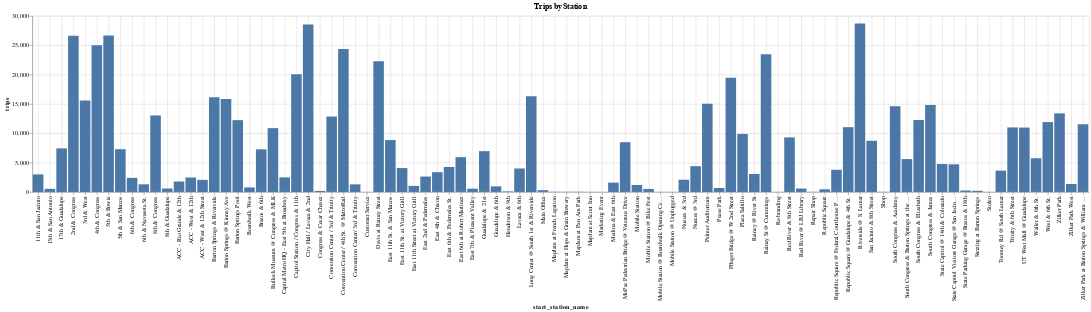

Notebook source saved alongside this figure:
### Markdown cell above
<p style = 'font-size:16px;font-family:Arial'>We can also plot the above result in chart available in SQL kernal.</p>

### Code cell
%chart start_station_name, trips, title="Trips by Station"

### Figure 1 — Vega-Lite specification as saved in the notebook (floating-point values rounded to 4 significant figures)
{"$schema": "https://vega.github.io/schema/vega-lite/v3.json", "data": {"format": {"type": "csv"}, "values": "\"start_station_name\",\"trips\",\"Total Percentage\"\n\"Riverside @ S. Lamar\",\"28695\",\"4.00\"\n\"City Hall / Lavaca & 2nd\",\"28535\",\"4.00\"\n\"5th & Bowie\",\"26669\",\"4.00\"\n\"2nd & Congress\",\"26612\",\"4.00\"\n\"4th & Congress\",\"24972\",\"3.00\"\n\"Convention Center / 4th St. @ MetroRail\",\"24357\",\"3.00\"\n\"Rainey St @ Cummings\",\"23468\",\"3.00\"\n\"Davis at Rainey Street\",\"22273\",\"3.00\"\n\"Capitol Station / Congress & 11th\",\"20056\",\"3.00\"\n\"Pfluger Bridge @ W 2nd Street\",\"19434\",\"2.00\"\n\"Long Center @ South 1st & Riverside\",\"16285\",\"2.00\"\n\"Barton Springs & Riverside\",\"16130\",\"2.00\"\n\"Barton Springs @ Kinney Ave\",\"15816\",\"2.00\"\n\"3rd & West\",\"15576\",\"2.00\"\n\"Palmer Auditorium\",\"15044\",\"2.00\"\n\"South Congress & James\",\"14802\",\"2.00\"\n\"South Congress & Academy\",\"14607\",\"2.00\"\n\"Zilker Park\",\"13390\",\"2.00\"\n\"8th & Congress\",\"13034\",\"2.00\"\n\"Convention Center / 3rd & Trinity\",\"12848\",\"1.00\"\n\"South Congress & Elizabeth\",\"12261\",\"1.00\"\n\"Barton Springs Pool\",\"12232\",\"1.00\"\n\"West & 6th St.\",\"11905\",\"1.00\"\n\"Zilker Park at Barton Springs & William Barton Drive\",\"11534\",\"1.00\"\n\"Republic Square @ Guadalupe & 4th St.\",\"11038\",\"1.00\"\n\"Trinity & 6th Street\",\"10991\",\"1.00\"\n\"UT West Mall @ Guadalupe\",\"10969\",\"1.00\"\n\"Bullock Museum @ Congress & MLK\",\"10869\",\"1.00\"\n\"Plaza Saltillo\",\"9882\",\"1.00\"\n\"Red River & 8th Street\",\"9298\",\"1.00\"\n\"East 11th St. & San Marcos\",\"8837\",\"1.00\"\n\"San Jacinto & 8th Street\",\"8712\",\"1.00\"\n\"MoPac Pedestrian Bridge @ Veterans Drive\",\"8476\",\"1.00\"\n\"17th & Guadalupe\",\"7423\",\"1.00\"\n\"5th & San Marcos\",\"7281\",\"1.00\"\n\"Brazos & 6th\",\"7266\",\"1.00\"\n\"Guadalupe & 21st\",\"6952\",\"1.00\"\n\"East 6th at Robert Martinez\",\"5928\",\".00\"\n\"Waller & 6th St.\",\"5744\",\".00\"\n\"South Congress & Barton Springs at the Austin American-Statesman\",\"5604\",\".00\"\n\"State Capitol @ 14th & Colorado\",\"4756\",\".00\"\n\"State Capitol Visitors Garage @ San Jacinto & 12th\",\"4707\",\".00\"\n\"Nueces @ 3rd\",\"4386\",\".00\"\n\"East 6th & Pedernales St.\",\"4252\",\".00\"\n\"East 11th St. at Victory Grill\",\"4068\",\".00\"\n\"Lavaca & 6th\",\"3998\",\".00\"\n\"Republic Square @ Federal Courthouse Plaza\",\"3777\",\".00\"\n\"Toomey Rd @ South Lamar\",\"3627\",\".00\"\n\"East 4th & Chicon\",\"3370\",\".00\"\n\"Rainey @ River St\",\"3070\",\".00\"\n\"11th & San Jacinto\",\"2985\",\".00\"\n\"East 2nd & Pedernales\",\"2623\",\".00\"\n\"Capital Metro HQ - East 5th at Broadway\",\"2483\",\".00\"\n\"ACC - West & 12th\",\"2462\",\".00\"\n\"6th & Congress\",\"2397\",\".00\"\n\"Nueces & 3rd\",\"2082\",\".00\"\n\"ACC - West & 12th Street\",\"2060\",\".00\"\n\"ACC - Rio Grande & 12th\",\"1778\",\".00\"\n\"Medina & East 6th\",\"1586\",\".00\"\n\"Zilker Park West\",\"1361\",\".00\"\n\"6th & Navasota St.\",\"1301\",\".00\"\n\"Convention Center/ 3rd & Trinity\",\"1292\",\".00\"\n\"Mobile Station\",\"1183\",\".00\"\n\"East 11th Street at Victory Grill\",\"1030\",\".00\"\n\"Guadalupe & 6th\",\"953\",\".00\"\n\"Boardwalk West\",\"773\",\".00\"\n\"Pease Park\",\"675\",\".00\"\n\"8th & Guadalupe\",\"587\",\".00\"\n\"Red River @ LBJ Library\",\"584\",\".00\"\n\"East 7th & Pleasant Valley\",\"550\",\".00\"\n\"13th & San Antonio\",\"527\",\".00\"\n\"Mobile Station @ Bike Fest\",\"516\",\".00\"\n\"Republic Square\",\"453\",\".00\"\n\"Main Office\",\"307\",\".00\"\n\"State Parking Garage @ Brazos & 18th\",\"250\",\".00\"\n\"Sterzing at Barton Springs\",\"198\",\".00\"\n\"Congress & Cesar Chavez\",\"182\",\".00\"\n\"Henderson & 9th\",\"96\",\".00\"\n\"MapJam at Pan Am Park\",\"32\",\".00\"\n\"MapJam at French Legation\",\"27\",\".00\"\n\"MapJam at Hops & Grain Brewery\",\"19\",\".00\"\n\"Repair Shop\",\"13\",\".00\"\n\"MapJam at Scoot Inn\",\"11\",\".00\"\n\"Shop\",\"10\",\".00\"\n\"Mobile Station @ Boardwalk Opening Ceremony\",\"9\",\".00\"\n\"Re-branding\",\"7\",\".00\"\n\"Customer Service\",\"4\",\".00\"\n\"Marketing Event\",\"4\",\".00\"\n\"Mobile Station @ Unplugged\",\"4\",\".00\"\n\"Stolen\",\"1\",\".00\"\n"}, "encoding": {"x": {"axis": {"grid": true, "title": "start_station_name"}, "field": "start_station_name", "type": "nominal"}, "y": {"axis": {"grid": true, "title": "trips"}, "field": "trips", "type": "quantitative"}}, "mark": {"color": "#4C78A8", "type": "bar"}, "title": "Trips by Station"}
